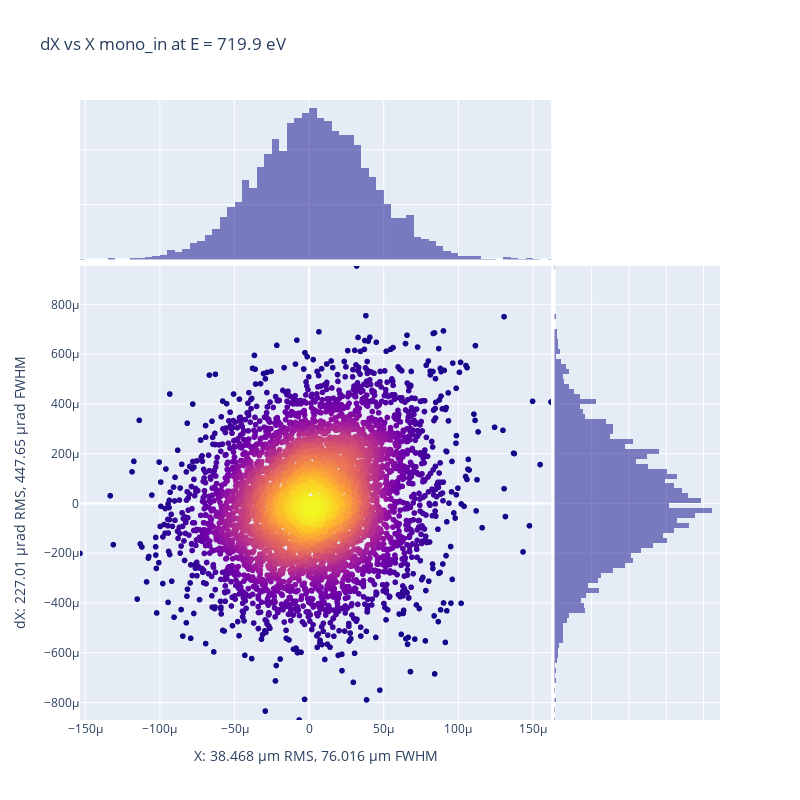

The cell this chart's notebook holds for it:
### Code cell
opx.plot_spd_plotly(oe.get_diagram(distance_from_oe=0), oe_name=oe.name, x_key="X", y_key="dX", 
                show_map=False, light_plot=False, orthonorm=False, save_in_file="", return_fwhm=False, )

### Figure 1 — Plotly figure (JSON) as saved in the notebook; plotly's stock layout.template omitted (floating-point values rounded to 4 significant figures; data arrays with more than 128 entries replaced by an {"elided": "..."} marker saying what was removed)
{"data": [{"hovertemplate": "X=%{x}<br>dX=%{y}<br>color=%{marker.color}<extra></extra>", "legendgroup": "", "marker": {"color": {"elided": "5000 float values"}, "coloraxis": "coloraxis", "symbol": "circle"}, "mode": "markers", "name": "", "showlegend": false, "type": "scattergl", "x": {"elided": "5000 float values"}, "xaxis": "x", "y": {"elided": "5000 float values"}, "yaxis": "y"}, {"alignmentgroup": "True", "bingroup": "x", "hovertemplate": "X=%{x}<br>count=%{y}<extra></extra>", "legendgroup": "", "marker": {"color": "#0d0887"}, "name": "", "offsetgroup": "", "opacity": 0.5, "showlegend": false, "type": "histogram", "x": {"elided": "5000 float values"}, "xaxis": "x3", "yaxis": "y3"}, {"alignmentgroup": "True", "bingroup": "y", "hovertemplate": "dX=%{y}<br>count=%{x}<extra></extra>", "legendgroup": "", "marker": {"color": "#0d0887"}, "name": "", "offsetgroup": "", "opacity": 0.5, "showlegend": false, "type": "histogram", "xaxis": "x2", "y": {"elided": "5000 float values"}, "yaxis": "y2"}], "layout": {"barmode": "overlay", "coloraxis": {"colorbar": {"title": {"text": "color"}}, "colorscale": [[0, "#0d0887"], [0.1111, "#46039f"], [0.2222, "#7201a8"], [0.3333, "#9c179e"], [0.4444, "#bd3786"], [0.5556, "#d8576b"], [0.6667, "#ed7953"], [0.7778, "#fb9f3a"], [0.8889, "#fdca26"], [1, "#f0f921"]], "showscale": false}, "height": 800, "legend": {"tracegroupgap": 0}, "title": {"text": "dX vs X mono_in at E = 719.9 eV"}, "width": 800, "xaxis": {"anchor": "y", "domain": [0, 0.7363], "range": [-0.0001535, 0.0001622], "title": {"text": "X: 38.468 µm RMS, 76.016 µm FWHM"}}, "xaxis2": {"anchor": "y2", "domain": [0.7413, 1], "matches": "x2", "showgrid": true, "showline": false, "showticklabels": false, "ticks": ""}, "xaxis3": {"anchor": "y3", "domain": [0, 0.7363], "matches": "x", "showgrid": true, "showticklabels": false}, "xaxis4": {"anchor": "y4", "domain": [0.7413, 1], "matches": "x2", "showgrid": true, "showline": false, "showticklabels": false, "ticks": ""}, "yaxis": {"anchor": "x", "domain": [0, 0.7326], "range": [-0.0008703, 0.0009547], "title": {"text": "dX: 227.01 µrad RMS, 447.65 µrad FWHM"}}, "yaxis2": {"anchor": "x2", "domain": [0, 0.7326], "matches": "y", "showgrid": true, "showticklabels": false}, "yaxis3": {"anchor": "x3", "domain": [0.7426, 1], "matches": "y3", "showgrid": true, "showline": false, "showticklabels": false, "ticks": ""}, "yaxis4": {"anchor": "x4", "domain": [0.7426, 1], "matches": "y3", "showgrid": true, "showline": false, "showticklabels": false, "ticks": ""}}}
